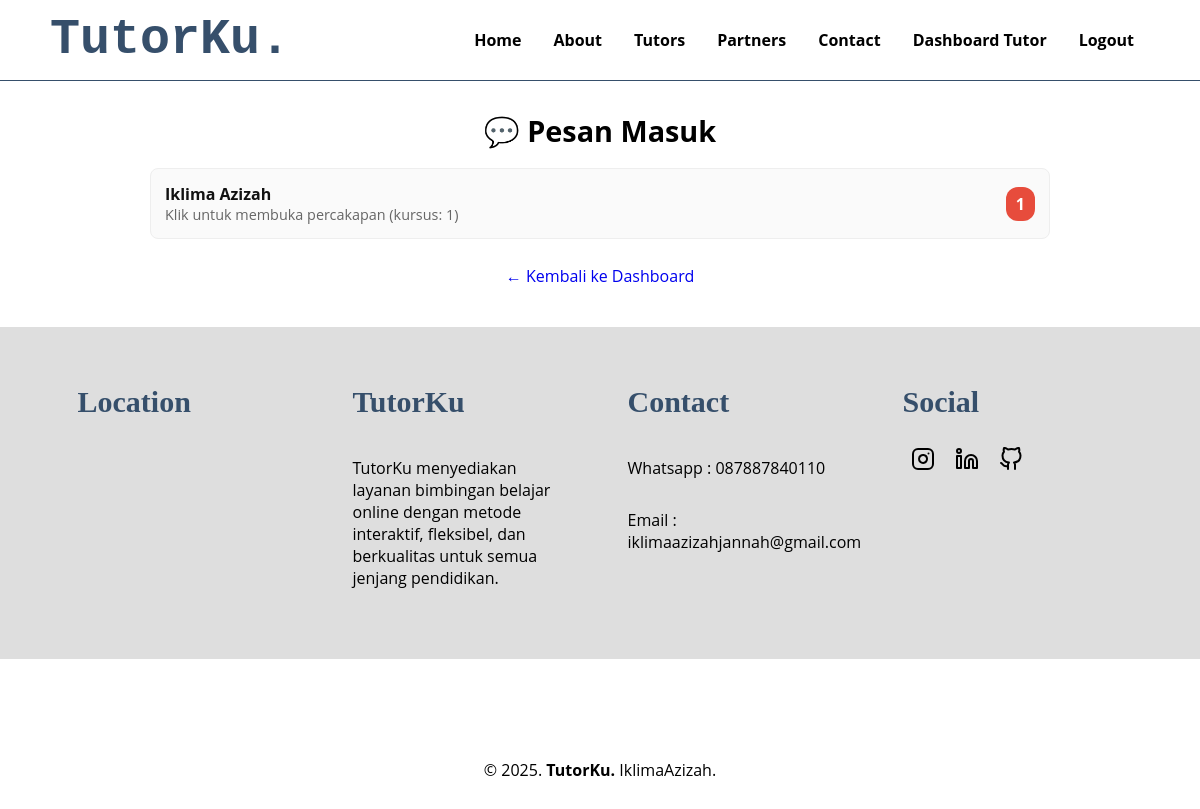
/tutor_chat_list.php (signed in), run on the app's committed database.
### tables this page shows
CREATE TABLE `members` (
  `id` int(11) NOT NULL,
  `email` varchar(255) NOT NULL,
  `nama_lengkap` varchar(255) NOT NULL,
  `password` text NOT NULL,
  `status` text NOT NULL,
  `token_ganti_password` text NOT NULL,
  `tgl_isi` timestamp NOT NULL DEFAULT current_timestamp(),
  `is_langganan` tinyint(1) DEFAULT 0
);

CREATE TABLE `content` (
  `id` int(11) NOT NULL,
  `foto` varchar(255) NOT NULL,
  `judul` varchar(255) NOT NULL,
  `isi` text NOT NULL,
  `tgl_isi` datetime NOT NULL DEFAULT current_timestamp() ON UPDATE current_timestamp(),
  `id_tutor` int(11) DEFAULT NULL
);

CREATE TABLE `info` (
  `id` int(11) NOT NULL,
  `judul` varchar(225) NOT NULL,
  `isi` text NOT NULL,
  `tgl_isi` timestamp NOT NULL DEFAULT current_timestamp() ON UPDATE current_timestamp()
);

### inc/inc_fungsi.php (called while the page is built, shortened)
<?php
function ambil_isi_info($id,$kolom){
    global $koneksi;
    $sql1 = "select $kolom from info where id ='$id'";
    $q1 = mysqli_query($koneksi,$sql1);
    $r1 = mysqli_fetch_array($q1);
    return $r1[$kolom];
}

### tutor_chat_list.php (the view, shortened to what this page needs)
<?php
include("inc/inc_koneksi.php");
$id_tutor  = isset($_SESSION['id_tutor']) ? intval($_SESSION['id_tutor']) : 0;
$id_kursus = isset($_GET['id_kursus']) ? intval($_GET['id_kursus']) : 0;
if ($id_kursus > 0) {
    $sql = "
        SELECT
          m.id AS member_id,
          m.nama_lengkap AS nama,
          c.id AS id_kursus,
          SUM(CASE WHEN cr.dibaca = 0 AND cr.peran_pengirim = 'members' THEN 1 ELSE 0 END) AS unread_count,
          MAX(cr.waktu) AS last_time
        FROM chat_room cr
        JOIN members m ON m.id = cr.id_pengirim
        JOIN content c ON c.id = cr.id_kursus
        WHERE c.id_tutor = ?
          AND c.id = ?
        GROUP BY m.id, c.id
        ORDER BY last_time DESC
    ";
    $stmt = mysqli_prepare($koneksi, $sql);
    mysqli_stmt_bind_param($stmt, "ii", $id_tutor, $id_kursus);
} else {
    $sql = "
        SELECT
          m.id AS member_id,
          m.nama_lengkap AS nama,
          c.id AS id_kursus,
          SUM(CASE WHEN cr.dibaca = 0 AND cr.peran_pengirim = 'members' THEN 1 ELSE 0 END) AS unread_count,
          MAX(cr.waktu) AS last_time
        FROM chat_room cr
        JOIN members m ON m.id = cr.id_pengirim
        JOIN content c ON c.id = cr.id_kursus
        WHERE c.id_tutor = ?
        GROUP BY m.id, c.id
        ORDER BY last_time DESC
    ";
    $stmt = mysqli_prepare($koneksi, $sql);
    mysqli_stmt_bind_param($stmt, "i", $id_tutor);
}
if (!mysqli_stmt_execute($stmt)) {
    include("inc_header.php");
    echo "<div style='color:red; max-width:900px; margin:20px auto;'>
            Execute gagal: " . htmlspecialchars(mysqli_stmt_error($stmt)) . "
          </div>";
    mysqli_stmt_close($stmt);
    include("inc_footer.php");
    exit;
}
$res  = mysqli_stmt_get_result($stmt);
$rows = [];
while ($r = mysqli_fetch_assoc($res)) {
    $rows[] = $r;
}
include("inc_header.php");
?>
<div class="container-chat">
    <h1 style="font-size:1.8rem; margin-bottom:18px;">💬 Pesan Masuk</h1>
    <?php if (count($rows) === 0): ?>
        <p>
            Tidak ada percakapan untuk
            <?= $id_kursus > 0 ? "kursus ini" : "saat ini"; ?>.
        </p>
    <?php else: ?>
        <?php foreach ($rows as $r):
            $badge = ((int)$r['unread_count'] > 0)
                ? "<span class='badge-unread'>" . (int)$r['unread_count'] . "</span>"
                : "<span class='small'>0</span>";
            $link = "tutor_chat_room.php?id_kursus=" . urlencode($r['id_kursus']) .
                    "&id_member=" . urlencode($r['member_id']);
        ?>
            <a class="chat-link" href="<?= $link ?>">
                <div class="chat-link-info">
                    <div class="chat-link-name">
                        <?= htmlspecialchars($r['nama']) ?>
                    </div>
                    <div class="small">
                        Klik untuk membuka percakapan
                        (kursus: <?= htmlspecialchars($r['id_kursus']) ?>)
                    </div>
                </div>
                <div><?= $badge ?></div>
            </a>
        <?php endforeach; ?>
    <?php endif; ?>
    <p style="margin-top:16px;">
        <a href="tutor_dashboard.php">&larr; Kembali ke Dashboard</a>
    </p>
</div>
<?php
include("inc_footer.php");
?>

### inc_footer.php (shortened to what this page needs)
</div>
<div id="contact">
    <div class="wrapper">
        <div class="footer">
            <div class="footer-section">
                <h3>Location</h3>
                <iframe
                    src="https://www.google.com/maps/embed?pb=!1m18!1m12!1m3!1d3964.8097419736164!2d106.85628137409918!3d-6.41848726276821!2m3!1f0!2f0!3f0!3m2!1i1024!2i768!4f13.1!3m3!1m2!1s0x2e69ebac813f9cb1%3A0x5e03d94c009a6dbf!2sMasjid%20Jami&#39;%20As-Syifa!5e0!3m2!1sid!2sid!4v1738572054634!5m2!1sid!2sid"
                    style="width: 200px; height: 100px; border: 0;"
                    allowfullscreen=""
                    loading="lazy"
                ></iframe>
            </div>
            <div class="footer-section">
                <h3><?php echo ambil_isi_info('1','judul') ?></h3>
                <?php echo ambil_isi_info('1','isi') ?>
            </div>
            <div class="footer-section">
                <h3><?php echo ambil_isi_info('2','judul') ?></h3>
                 <?php echo ambil_isi_info('2','isi') ?>
            </div>
            <div class="footer-section">
                <h3>Social</h3>
                <a href="https://www.instagram.com/iklimaazizah/"
                ><i data-feather="instagram"></i
                ></a>
                <a href="https://www.linkedin.com/in/iklima-azizah-jannah/"
                ><i data-feather="linkedin"></i
                ></a>
                <a href="https://github.com/iklimaazjnnh"
                ><i data-feather="github"></i
                ></a>
            </div>
        </div>
    </div>
</div>
<div id="copyright">
  <div class="wrapper">&copy; 2025. <b>TutorKu.</b> IklimaAzizah.</div>
</div>
</body>
</html>

### css/style.css (style rules this page uses)
* { text-decoration: none; box-sizing: border-box; outline: none; border: none; margin: 0px; padding: 0px; }
body { margin: 0px; padding: 0px; font-family: "Open Sans", sans-serif; }
html { scroll-behavior: smooth; }
.wrapper { width: 1100px; margin: auto; position: relative; }
p { margin: 10px 0px 10px 0px; padding: 10px 0px 10px 0px; }
#contact { background: #dedede; padding: 50px 0px 50px 0px; }
.footer { width: 100%; position: relative; display: flex; flex-wrap: wrap; margin: auto; }
.footer-section { width: 20%; margin: 0 auto; }
h3 { font-family: "comic sans ms"; font-weight: 800; font-size: 30px; margin-bottom: 20px; color: #364f6b; width: 100%; line-height: 50px; }
.footer-section a { color: #000000; margin: 0.5rem; }
#copyright { text-align: center; width: 100%; padding: 50px 0px 50px 0px; margin-top: 50px; }
.container-chat { max-width: 900px; margin: 30px auto; text-align: center; }
.chat-link { display: flex; justify-content: space-between; align-items: center; padding: 14px; margin: 10px 0; border-radius: 8px; border: 1px solid #eee; text-decoration: none; color: #111; background: #fafafa; transition: background 0.2s ease-in-out; }
.chat-link-info { text-align: left; }
.chat-link-name { font-weight: 700; }
.badge-unread { background: #e74c3c; color: #fff; padding: 6px 10px; border-radius: 12px; font-weight: 700; min-width: 28px; text-align: center; display: inline-block; }
.small { font-size: 0.9rem; color: #666; }

### data on the page
members: nama_lengkap "Iklima Azizah", content.id "1", unread_count "1"
info: judul "TutorKu", isi "TutorKu menyediakan layanan bimbingan belajar online dengan metode interaktif, fleksibel, dan berkualitas untuk semua jenjang pendidikan."
info: judul "Contact", isi "Whatsapp : 087887840110 Email : iklimaazizahjannah@gmail.com"
